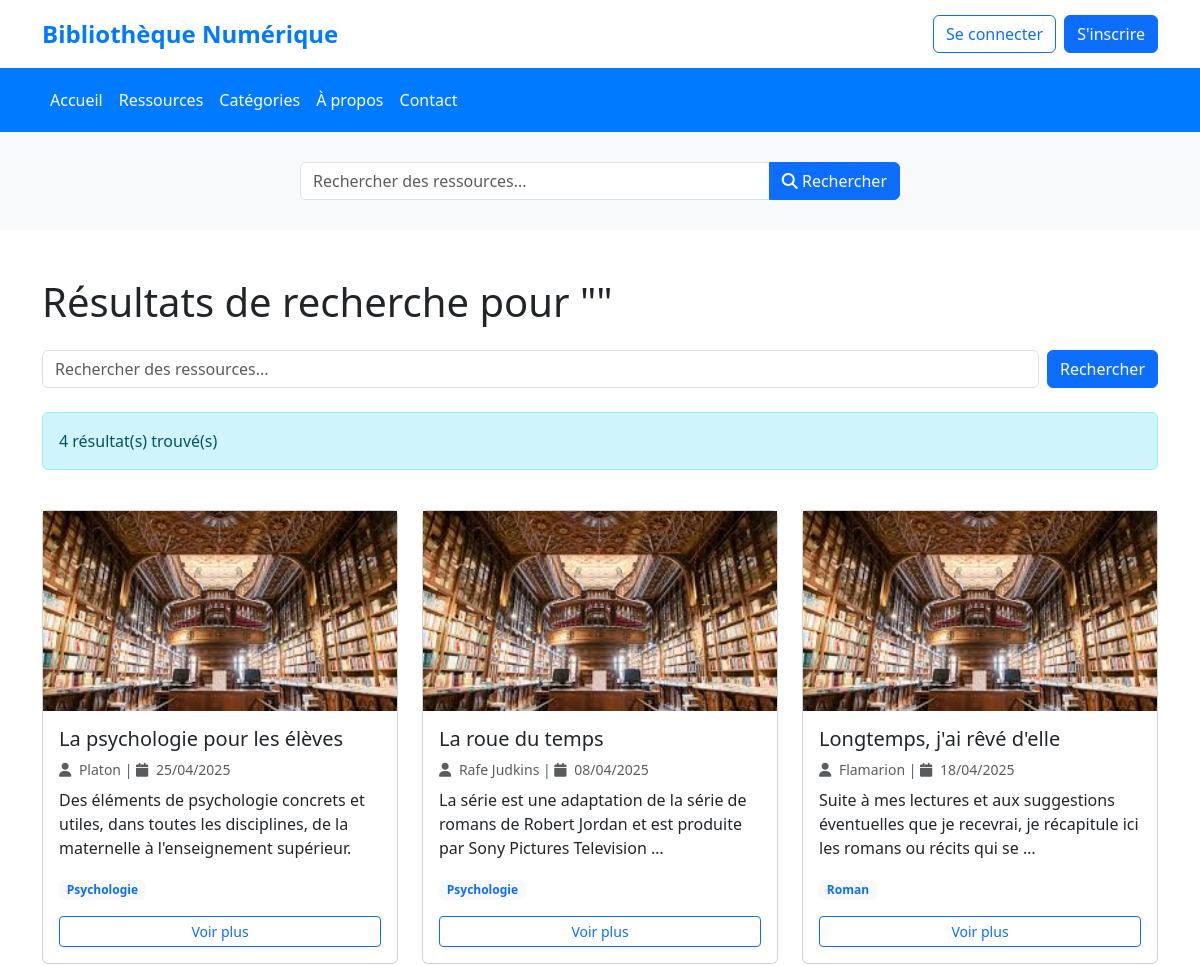
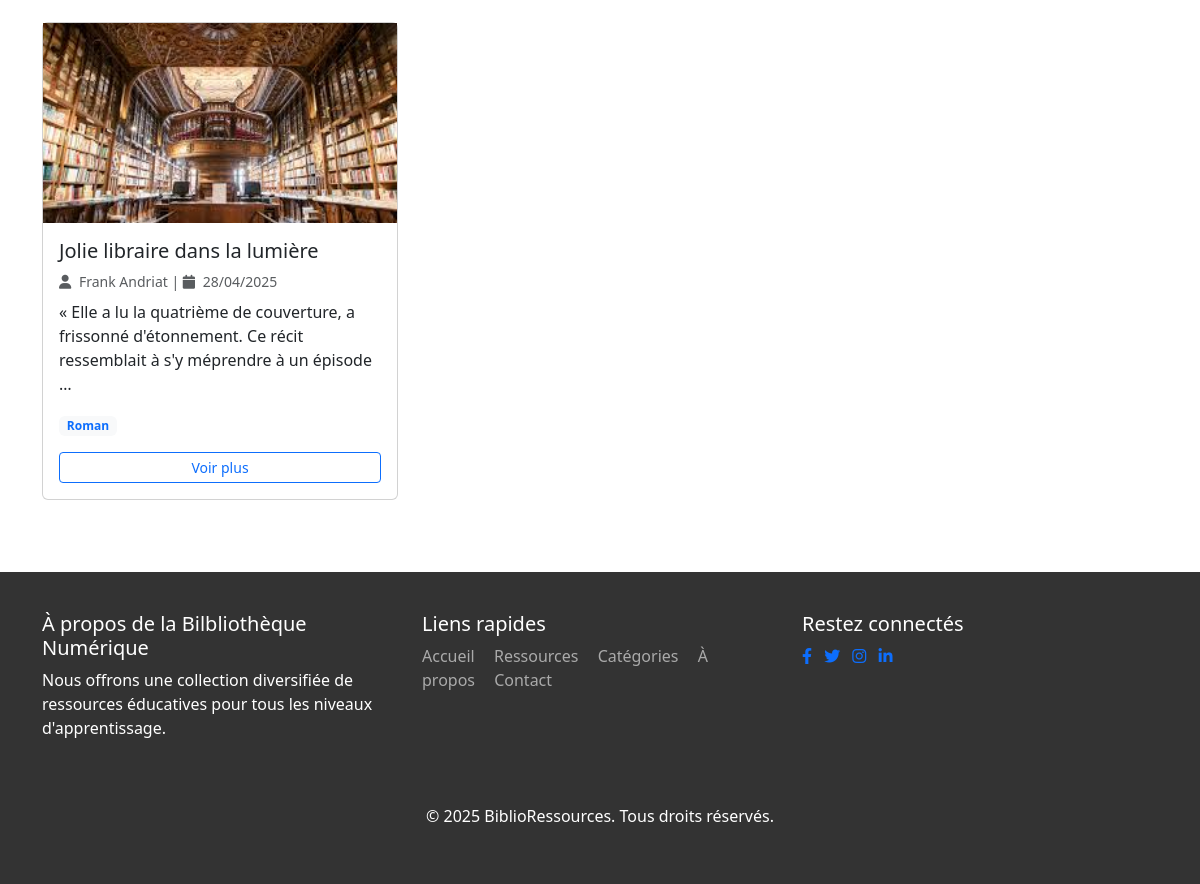
/library/search/, run on the app's committed database (2 pictures, top to bottom).
### library/models.py (models this page shows, shortened)
class Ressource(models.Model):
    RESSOURCE_TYPES = (
        ('book', 'Livre'),
        ('article', 'Article'),
        ('document', 'Document'),
        ('video', 'Vidéo'),
        ('audio', 'Audio'),
    )
    title = models.CharField(max_length=200)
    description = models.TextField()
    author = models.CharField(max_length=200)
    publication_date = models.DateField()
    ressource_type = models.CharField(max_length=20, choices=RESSOURCE_TYPES)
    file = models.FileField(upload_to='ressources/', blank=True, null=True)
    url = models.URLField(blank=True, null=True)
    thumbnail = models.ImageField(upload_to='thumbnails/', blank=True, null=True)
    categories = models.ManyToManyField(Category, related_name='ressources')
    created_at = models.DateTimeField(auto_now_add=True)
    updated_at = models.DateTimeField(auto_now=True)

class Category(models.Model):
    name = models.CharField(max_length=100)
    description = models.TextField(blank=True, null=True)
    class Meta:
        verbose_name_plural = "Categories"

### library/views.py (the view)
# urls.py: path('search/', views.search, name='search'),
def search(request):
    query = request.GET.get('q')
    if query:
        ressources = Ressource.objects.filter(
            Q(title__icontains=query) | Q(description__icontains=query)
        )
    else:
        ressources = Ressource.objects.all()
    return render(request, 'ressources/search_results.html', {'ressources': ressources})

### library/templates/ressources/search_results.html (shortened to what this page needs)
{% extends 'library/base.html' %}
{% block content %}
<div class="row mb-4">
    <div class="col-12">
        <h1 class="mb-4">Résultats de recherche pour "{{ query }}"</h1>
        <div class="mb-4">
            <form action="{% url 'library:search' %}" method="GET" class="d-flex">
                <input type="text" name="q" class="form-control me-2" value="{{ query }}" placeholder="Rechercher des ressources...">
                <button type="submit" class="btn btn-primary">Rechercher</button>
            </form>
        </div>
        <div class="alert alert-info">
            {{ ressources|length }} résultat(s) trouvé(s)
        </div>
    </div>
</div>
<div class="row">
    {% for ressource in ressources %}
    <div class="col-md-4 mb-4">
        <div class="card h-100">
            <div class="position-relative" style="height: 200px; overflow: hidden;">
                <img class="img-fluid w-100 h-100 object-fit-cover"
                        src="{% if ressource.image %}{{ ressource.image.url }}{% else %}/static/images/default-thumbnail.jpeg{% endif %}"
                        alt="{{ ressource.title }}">
            </div>
            <div class="card-body d-flex flex-column">
                <h5 class="card-title">{{ ressource.title }}</h5>
                <p class="text-muted small mb-2">
                    <i class="fas fa-user me-1"></i> {{ ressource.author }} |
                    <i class="fas fa-calendar me-1"></i> {{ ressource.publication_date|date:"d/m/Y" }}
                </p>
                <p class="card-text flex-grow-1">{{ ressource.description|truncatewords:20 }}</p>
                <div class="mb-3">
                    {% for category in ressource.categories.all %}
                    <span class="badge bg-light text-primary">{{ category.name }}</span>
                    {% endfor %}
                </div>
                <a href="{%url 'library:ressource_detail' ressource.pk %}" class="btn btn-sm btn-outline-primary">Voir plus</a>
            </div>
        </div>
    </div>
    {% endfor %}
</div>
{% endblock %}

### library/templates/library/base.html (style rules this page uses)
:root { --primary-color: #007bff; --secondary-color: #0056b3; --light-bg: #f8f9fa; }
body { font-family: 'Segoe UI', Tahoma, Geneva, Verdana, sans-serif; }

### data on the page
Ressource: title "La psychologie pour les élèves", author "Platon", publication_date "25/04/2025", description "Des éléments de psychologie concrets et utiles, dans toutes les disciplines, de la maternelle à l'enseignement supérieur."
Category: name "Psychologie"
Ressource: title "La roue du temps", author "Rafe Judkins", publication_date "08/04/2025", description "La série est une adaptation de la série de romans de Robert Jordan et est produite par Sony Pictures Television …"
Ressource: title "Longtemps, j'ai rêvé d'elle", author "Flamarion", publication_date "18/04/2025", description "Suite à mes lectures et aux suggestions éventuelles que je recevrai, je récapitule ici les romans ou récits qui se …"
Category: name "Roman"
Ressource: title "Jolie libraire dans la lumière", author "Frank Andriat", publication_date "28/04/2025", description "« Elle a lu la quatrième de couverture, a frissonné d'étonnement. Ce récit ressemblait à s'y méprendre à un épisode …"

### other printed values
{{ ressources|length }} "4"
